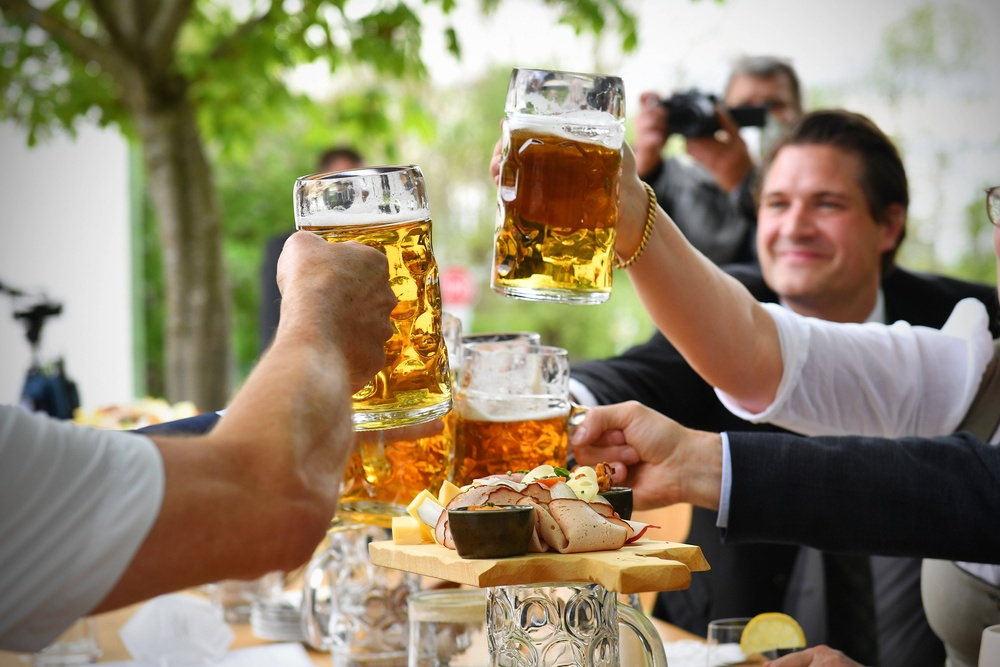
#> input picture Datenset/picture1.jpg, 1000 x 667 px, shrunk from 5568 x 3712 before the run, found by its file name; its folder holds only this picture in this run
$ python 02_dataset.py
#> lines starting #> are read from the running program, lines starting #| are printed output that depends on the picture
import json
import pandas as pd
import os
from PIL import Image
from collections import Counter
from collections import defaultdict
import matplotlib.pyplot as plt


# This script analyses the image dataset. Its output is necessary for the evaluation


image_folder_path = 'Datenset'


data =  {}

for image_name in os.listdir(image_folder_path):
        image_path = image_folder_path + "\\" + image_name
        original_image = Image.open(image_path)
#> original_image is the input picture: PIL image 1000x667 RGB; mean R, G, B 144.7, 132, 106.4
        width, height = original_image.size
#> width = 1000; height = 667


        data[image_name] = {
                "width": width,
                "height": height,
                "size10000": width * height / 10000,
                "aspect_ratio": width/height
        }


# data_df = pd.DataFrame.from_dict(data, orient="index")
# average_metrics = data_df.mean()
# max_metrics = data_df.max()
# min_metrics = data_df.min()
# data["00_average"] = average_metrics.to_dict()
# data["00_max"] = max_metrics.to_dict()
# data["00_min"] = min_metrics.to_dict()

with open("dataset_analysis.json", "w") as json_file:
    json.dump(data, json_file, indent=4)


with open('Object_Detection_output\\0.6raw_detections.json', 'r') as file:
#> (reads Object_Detection_output/0.6raw_detections.json from the repository)
    detection_data = json.load(file)

category_data = {}
for image in detection_data:
    categories = []
    for detection in detection_data[image]:
        categories.append(detection["categories"][0]["category_name"])
    category_data[image] = categories


def count_categories_per_image(data):
    result = {}
    for image, categories in data.items():
        # Use Counter to count occurrences of each category
        result[image] = dict(Counter(categories))
    return result


categories_per_image = count_categories_per_image(category_data)

with open("dataset_category_counts_image.json", "w") as json_file:
    json.dump(categories_per_image, json_file, indent=4)

category_count_in_set = defaultdict(int)
for image in categories_per_image:
     for category in categories_per_image[image]:
            if category == "person" and categories_per_image[image]["person"] == 1:
               category_count_in_set["single person"] += 1
            if category == "person" and categories_per_image[image]["person"] == 2:
               category_count_in_set["pair"] += 1
            if category == "person" and categories_per_image[image]["person"] >= 3:
                category_count_in_set["group"] += 1
            category_count_in_set[category] += 1

with open("dataset_category_counts_set.json", "w") as json_file:
    json.dump(category_count_in_set, json_file, indent=4)


refined_categories = {}
for image in categories_per_image:
    refined_categories[image] = "none"
    for category in categories_per_image[image]:
        if category ==  "person" and categories_per_image[image]["person"] == 1:
            refined_categories[image] = "single-person"
        elif category ==  "person" and categories_per_image[image]["person"] == 2:
            refined_categories[image] = "pair"
        elif category ==  "person" and categories_per_image[image]["person"] >= 3:
            refined_categories[image] = "group"
        elif category in ["dog","cat", "horse","elephant"]:
            refined_categories[image] = "animal"
        else:
            refined_categories[image] = "other"


with open("dataset_categories_defined.json", "w") as json_file:
    json.dump(refined_categories, json_file, indent=4)


category_counts = Counter(refined_categories.values())
print(category_counts)

# Extract categories and their counts
categories = list(category_counts.keys())
counts = list(category_counts.values())

# Create the bar chart
plt.figure(figsize=(10, 6))
plt.bar(categories, counts, color='skyblue')
plt.xlabel('Categories')
plt.ylabel('Count')
plt.title('Distribution of Picture Categories')
plt.xticks(rotation=45)
plt.tight_layout()
plt.show()
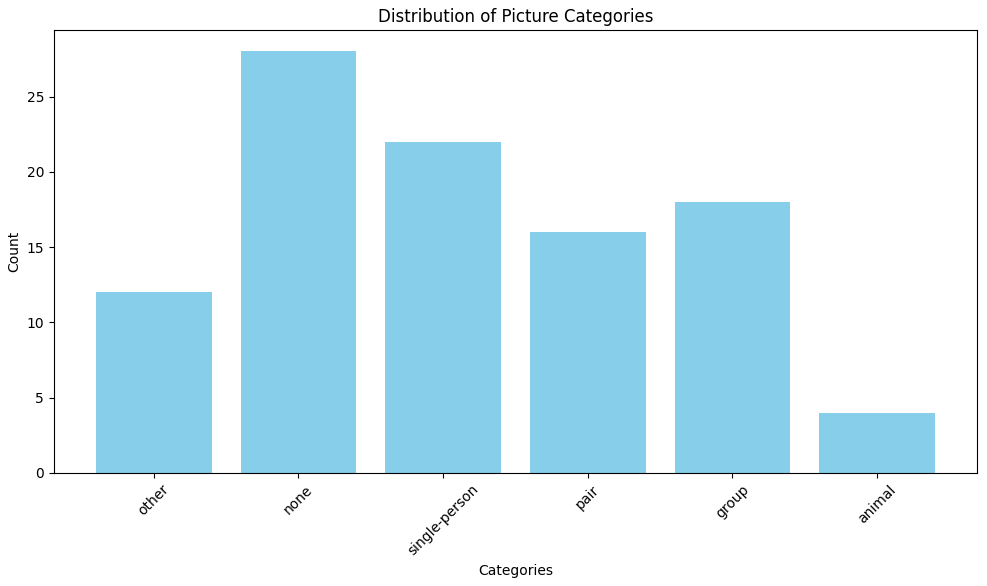
#> figure drawn by matplotlib, 1 panel; tallest bar 28 high, from x = 0.6 to 1.4

sizes = [info["size10000"] for info in data.values()]
#> sizes = [66.7]
aspect_ratios = [info["aspect_ratio"] for info in data.values()]
#> aspect_ratios = [1.5]

# Plotting
plt.figure(figsize=(10, 6))

# Scatter plot: Size vs Aspect Ratio
plt.scatter(aspect_ratios, sizes, alpha=0.7)
plt.title("Image Size vs Aspect Ratio")
plt.xlabel("Aspect Ratio (width / height)")
plt.ylabel("Size (width * height)")
# Optional: Add grid for better readability
plt.grid(True, linestyle='--', alpha=0.5)

# Optional: Highlight specific points or add annotations
# Example: Highlight the largest image
plt.legend()

plt.tight_layout()
plt.show()
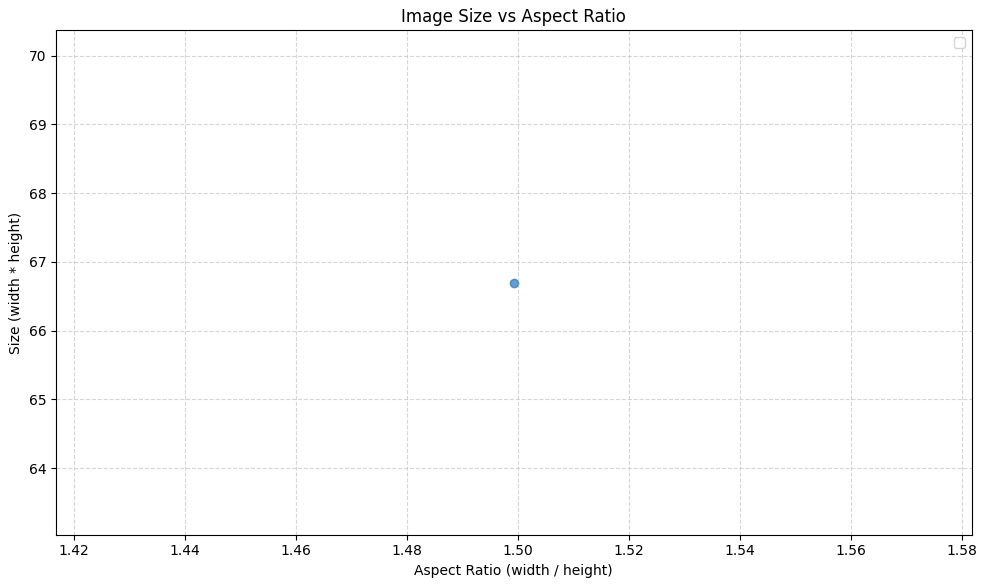
#> figure drawn by matplotlib, 1 panel
